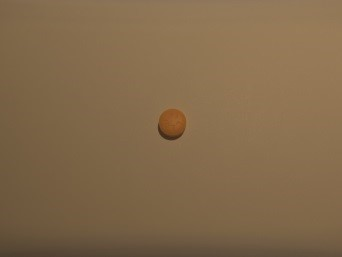
%> input picture src/shape/c1.jpg, 342 x 257 px
$ octave --eval "result = rmbg(imread('c1.jpg'));"   (GNU Octave 9; MATLAB toolbox functions it lacks are replaced by stand-ins)
%> lines starting %> are read from the running program, lines starting %| are printed output that depends on the picture; in (x1, y1, x2, y2) boxes, pixels count from 0 and x2, y2 are one past the last pixel; in counts of white or black regions, pixels touching at a corner belong together; the program's own positions count from 1
### src/color/rgb2lab.m
function [L,a,b] = rgb2lab(R,G,B)
%RGB2LAB Convert an image from RGB to CIELAB
%
% function [L, a, b] = RGB2Lab(R, G, B)
% function [L, a, b] = RGB2Lab(I)
% function I = RGB2Lab(...)
%
% RGB2Lab takes red, green, and blue matrices, or a single M x N x 3 image,
% and returns an image in the CIELAB color space.  RGB values can be
% either between 0 and 1 or between 0 and 255.  Values for L are in the
% range [0,100] while a and b are roughly in the range [-110,110].  The
% output is of type double.
%
% This transform is based on ITU-R Recommendation BT.709 using the D65
% white point reference. The error in transforming RGB -> Lab -> RGB is
% approximately 10^-5.
%
% See also LAB2RGB.

% By Mark Ruzon from C code by Yossi Rubner, 23 September 1997.
% Updated for MATLAB 5 28 January 1998.
% Updated for MATLAB 7 30 March 2009.

if nargin == 1
  B = double(R(:,:,3));
  G = double(R(:,:,2));
  R = double(R(:,:,1));
end

if max(max(R)) > 1.0 || max(max(G)) > 1.0 || max(max(B)) > 1.0
  R = double(R) / 255;
  G = double(G) / 255;
  B = double(B) / 255;
end

% Set a threshold
T = 0.008856;

[M, N] = size(R);
s = M * N;
RGB = [reshape(R,1,s); reshape(G,1,s); reshape(B,1,s)];

% RGB to XYZ
MAT = [0.412453 0.357580 0.180423;
       0.212671 0.715160 0.072169;
       0.019334 0.119193 0.950227];
XYZ = MAT * RGB;

% Normalize for D65 white point
X = XYZ(1,:) / 0.950456;
Y = XYZ(2,:);
Z = XYZ(3,:) / 1.088754;

XT = X > T;
YT = Y > T;
ZT = Z > T;

Y3 = Y.^(1/3);

fX = XT .* X.^(1/3) + (~XT) .* (7.787 .* X + 16/116);
fY = YT .* Y3 + (~YT) .* (7.787 .* Y + 16/116);
fZ = ZT .* Z.^(1/3) + (~ZT) .* (7.787 .* Z + 16/116);

L = reshape(YT .* (116 * Y3 - 16.0) + (~YT) .* (903.3 * Y), M, N);
a = reshape(500 * (fX - fY), M, N);
b = reshape(200 * (fY - fZ), M, N);

if nargout < 2
  L = cat(3,L,a,b);
end

### src/shape/rmbg.m
function D = rmbg( RGB )
%
%   Usage: bW = rmbg( RGB )
%
%
%
%
%
%
%

debug = false;

M_REF = 2400;

if size(RGB,2) ~= 2400,
    M_RGB_SX = M_REF/size(RGB,2);
    RGB = imresize( RGB, M_RGB_SX );
end;

[M,N,~]=size(RGB);

RGB = imresize( RGB, 0.2 );

O_RGB = RGB;

[MM,NN,~]=size(RGB);

PIX = NN;

if MM < NN, PIX = MM; end;

TT = floor( PIX * .39 );

H = fspecial('disk', 2);
RGB = imfilter( RGB, H, 'replicate' );

TOP=RGB(1:TT,:,:);
BTM=RGB(end-TT:end,:,:);

LFT=RGB(:,1:TT,:);
RGT=RGB(:,end-TT:end,:,:);

medbgclr(1,:) = uint8( medPixColorNotBlack( TOP ) );
medbgclr(2,:) = uint8( medPixColorNotBlack( BTM ) );
medbgclr(3,:) = uint8( medPixColorNotBlack( LFT ) );
medbgclr(4,:) = uint8( medPixColorNotBlack( RGT ) );

for i=1:size( medbgclr,1 ),

    RGB = subbkgnd( RGB, medbgclr(i,:) );
    RGB = imdilate( RGB, strel( 'disk', 4 ) );
    RGB = imerode( RGB, strel( 'disk', 3 ) );

end;

RGB = imdilate( RGB, strel( 'disk', 20 ) );
RGB = imerode( RGB, strel( 'disk', 18 ) );

bI = im2bw( mkBin( RGB ) );
CC = bwconncomp( bI );
OBJ = regionprops(CC, 'basic');

bI_area = size(bI,1)*size(bI,2);
bI_cm = [ size(bI,1)/2 size(bI,2)/2 ];

Mtx = zeros( length( OBJ ), 2 );

for i=1:length( OBJ ),

    aa = OBJ(i).Area;
    cm = OBJ(i).Centroid;

    Mtx(i,1) = aa / bI_area;
    Mtx(i,2) = pdist( [ cm ; bI_cm ], 'euclidean' );

end;

[~,idd]=sortrows( Mtx, [2 -1] );
bW = false( size( RGB(:,:,1) ) );
bW( CC.PixelIdxList{ idd(1) } ) = true;
bW = uint8( bW );


D = imresize( bW, [M N] );


if debug,

    figure;

    Z(:,:,1) = bW;
    Z(:,:,2) = bW;
    Z(:,:,3) = bW;

    subplot( 1,3,1 ); imshow( O_RGB );
    subplot( 1,3,2 ); imshow( O_RGB.*uint8(Z) );
    subplot( 1,3,3 ); imshow( bW, [] );

end;


% -------------------------------------------------
%
% Helper functions
%
%

function W = mkBin( RGB )

mbg = medPixColorNotBlack( RGB );

W = uint8( zeros( size(RGB,1), size(RGB,2), 3 ) );

R = RGB(:,:,1);
G = RGB(:,:,2);
B = RGB(:,:,3);

IDX_W_R = find( R >= mbg(1) );
IDX_W_G = find( G >= mbg(2) );
IDX_W_B = find( B >= mbg(3) );

IDX = union( IDX_W_R, IDX_W_G);
IDX = union( IDX, IDX_W_B );

R = W(:,:,1);
G = W(:,:,2);
B = W(:,:,3);

R(IDX) = 255;
G(IDX) = 255;
B(IDX) = 255;

W(:,:,1) = ( R );
W(:,:,2) = ( G );
W(:,:,3) = ( B );


function RGB = subbkgnd( RGB, bgclr )
%
%
%
%
%

[MM,NN,~]=size( RGB );

BG = uint8( ones( MM, NN, 3 ) );

BG(:,:,1) = BG(:,:,1).*bgclr(1);
BG(:,:,2) = BG(:,:,2).*bgclr(2);
BG(:,:,3) = BG(:,:,3).*bgclr(3);

P = probMap( RGB, BG );

IDX = find( P > 0.98 );

R = RGB(:,:,1);
G = RGB(:,:,2);
B = RGB(:,:,3);

R(IDX) = 0;
G(IDX) = 0;
B(IDX) = 0;

RGB(:,:,1) = R;
RGB(:,:,2) = G;
RGB(:,:,3) = B;


function P = probMap( RGB, BG )

N = sqrt( 100^2 + 220^2 + 220^2 );

G = rgb2gray( RGB );
IDX = find( G == 0 );

A = rgb2lab( RGB );
B = rgb2lab( BG );

La = A(:,:,1);
Aa = A(:,:,2);
Ba = A(:,:,3);

Lb = B(:,:,1);
Ab = B(:,:,2);
Bb = B(:,:,3);

P = ones( size(La,1), size(La,2) ) - ( sqrt( (La-Lb).^2 + (Aa-Ab).^2 + (Ba-Bb).^2 ) / N );
P( IDX ) = 0;


function rgb = medPixColorNotBlack( I )
%
%
%
%
%
%

X = rgb2gray( I );
IDX = find( X > 10 );

if ~isempty( IDX ),

    R = I(:,:,1);
    G = I(:,:,2);
    B = I(:,:,3);

    rgb(1) = double( median( R( IDX ) ) );
    rgb(2) = double( median( G( IDX ) ) );
    rgb(3) = double( median( B( IDX ) ) );

else,
    rgb = zeros(1,3);
end;
%> in rmbg, `RGT=RGB(:,end-TT:end,:,:);`:
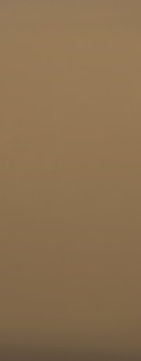
%> RGT: size 361x141x3 uint8; mean R, G, B 138.6, 112.1, 80.3
%> in medPixColorNotBlack, `IDX = find( X > 10 );`: IDX = 67200 values from 1 to 67200
%> in medPixColorNotBlack (call 2), `X = rgb2gray( I );`:
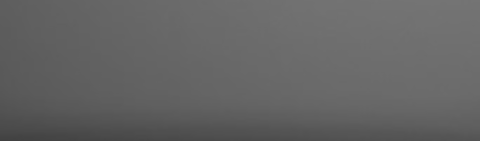
%> X: size 141x480 uint8; min 65, max 116, mean 99.8
%> in medPixColorNotBlack (call 2), `IDX = find( X > 10 );`: IDX = 67680 values from 1 to 67680
%> in medPixColorNotBlack (call 3), `X = rgb2gray( I );`:
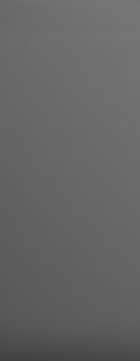
%> X: size 361x140 uint8; min 65, max 118, mean 100.7
%> in medPixColorNotBlack (call 3), `IDX = find( X > 10 );`: IDX = 50540 values from 1 to 50540
%> in medPixColorNotBlack (call 3), `B = I(:,:,3);`:
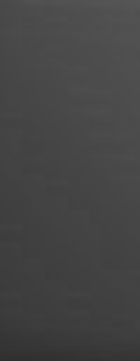
%> B: size 361x140 uint8; min 47, max 86, mean 68.6
%> the loop in rmbg, `for i=1:size( medbgclr,1 ),` made 4 passes
%> pass 1, in probMap, `G = rgb2gray( RGB );`:
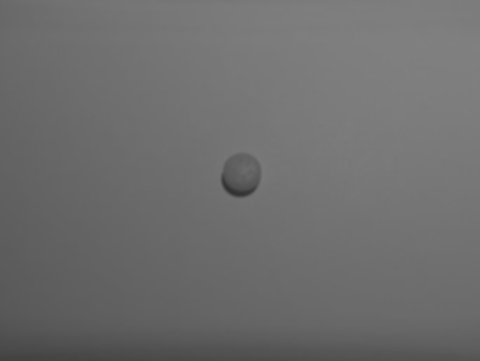
%> G: size 361x480 uint8; min 51, max 128, mean 109.4
%> in mkBin, `mbg = medPixColorNotBlack( RGB );`: mbg = [98 80 59]
%> in mkBin, `IDX_W_R = find( R >= mbg(1) );`: IDX_W_R = 6694 values from 15141 to 173280
%> in mkBin, `IDX_W_G = find( G >= mbg(2) );`: IDX_W_G = 5415 values from 56664 to 173280
%> in mkBin, `IDX_W_B = find( B >= mbg(3) );`: IDX_W_B = 6253 values from 25249 to 173280
%> in mkBin, `IDX = union( IDX_W_R, IDX_W_G);`: IDX = 6694 values from 15141 to 173280
%> in mkBin, `IDX = union( IDX, IDX_W_B );`: IDX = 7757 values from 15141 to 173280
%> in mkBin, `R(IDX) = 255;`:
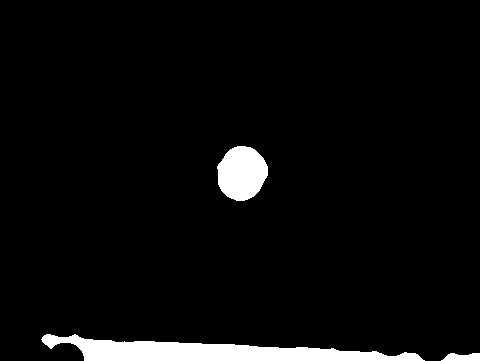
%> R: size 361x480 uint8; 4.5% white; 3 white regions, box (x1, y1, x2, y2) and area: (41, 334, 425, 361) 5380, (217, 146, 268, 201) 2129, (441, 353, 480, 361) 248
%> in rmbg, `bI = im2bw( mkBin( RGB ) );`: bI: size 361x480 logical; 4.5% white; 3 white regions
%> in rmbg, `CC = bwconncomp( bI );`: CC = 3 connected components
%> in rmbg, `OBJ = regionprops(CC, 'basic');`: OBJ = 3 regions; box (x1, y1, x2, y2), Area and Centroid: (41, 334, 425, 361) 5380 [211.4 352.5], (217, 146, 268, 201) 2129 [242.5 173.8], (441, 353, 480, 361) 248 [463 358]
%> the loop in rmbg, `for i=1:length( OBJ ),` made 3 passes
%> (aa, cm) on passes 1 to 3: (5380, [211.4 352.5]), (2129, [242.5 173.8]), (248, [463 358])
%> after the loop in rmbg, `for i=1:length( OBJ ),`: Mtx = [0.031 116.7; 0.0123 90.67; 0.00143 306.2]
%> in rmbg, `[~,idd]=sortrows( Mtx, [2 -1] );`: idd = [2; 1; 3]
%> in rmbg, `bW = false( size( RGB(:,:,1) ) );`: bW: size 361x480 logical; every value is 0
%> in rmbg, `bW( CC.PixelIdxList{ idd(1) } ) = true;`:
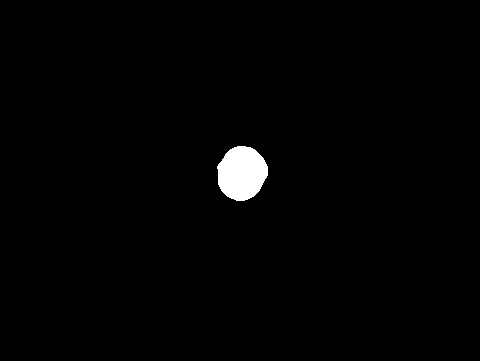
%> bW: size 361x480 logical; 1.2% white; 1 white region, box (x1, y1, x2, y2) and area: (217, 146, 268, 201) 2129
%> in rmbg, `D = imresize( bW, [M N] );`: D: size 1804x2400 uint8; values 0 (black) and 1 (white), 1.2% white; 1 white region, box (x1, y1, x2, y2) and area: (1085, 729, 1340, 1005) 53134
